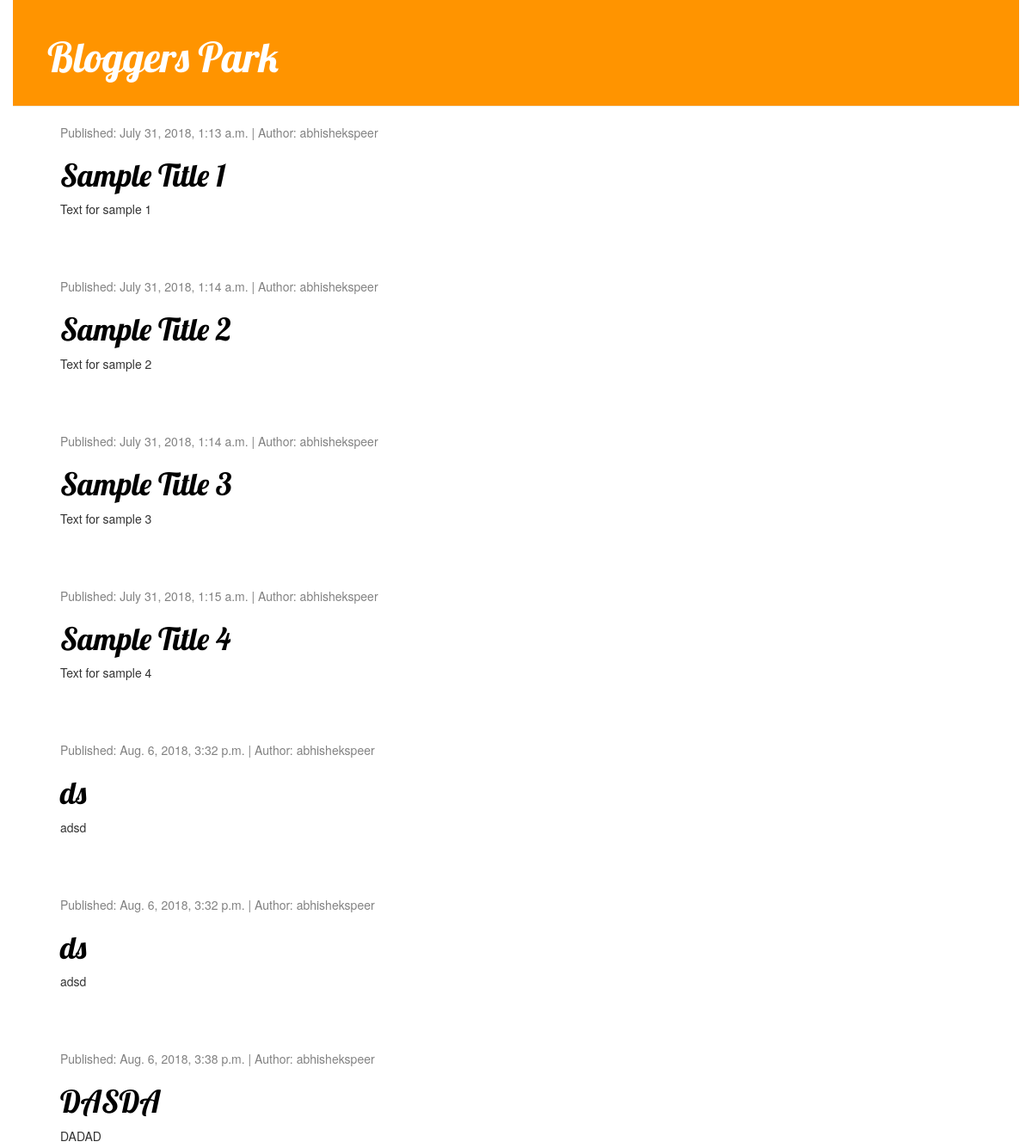
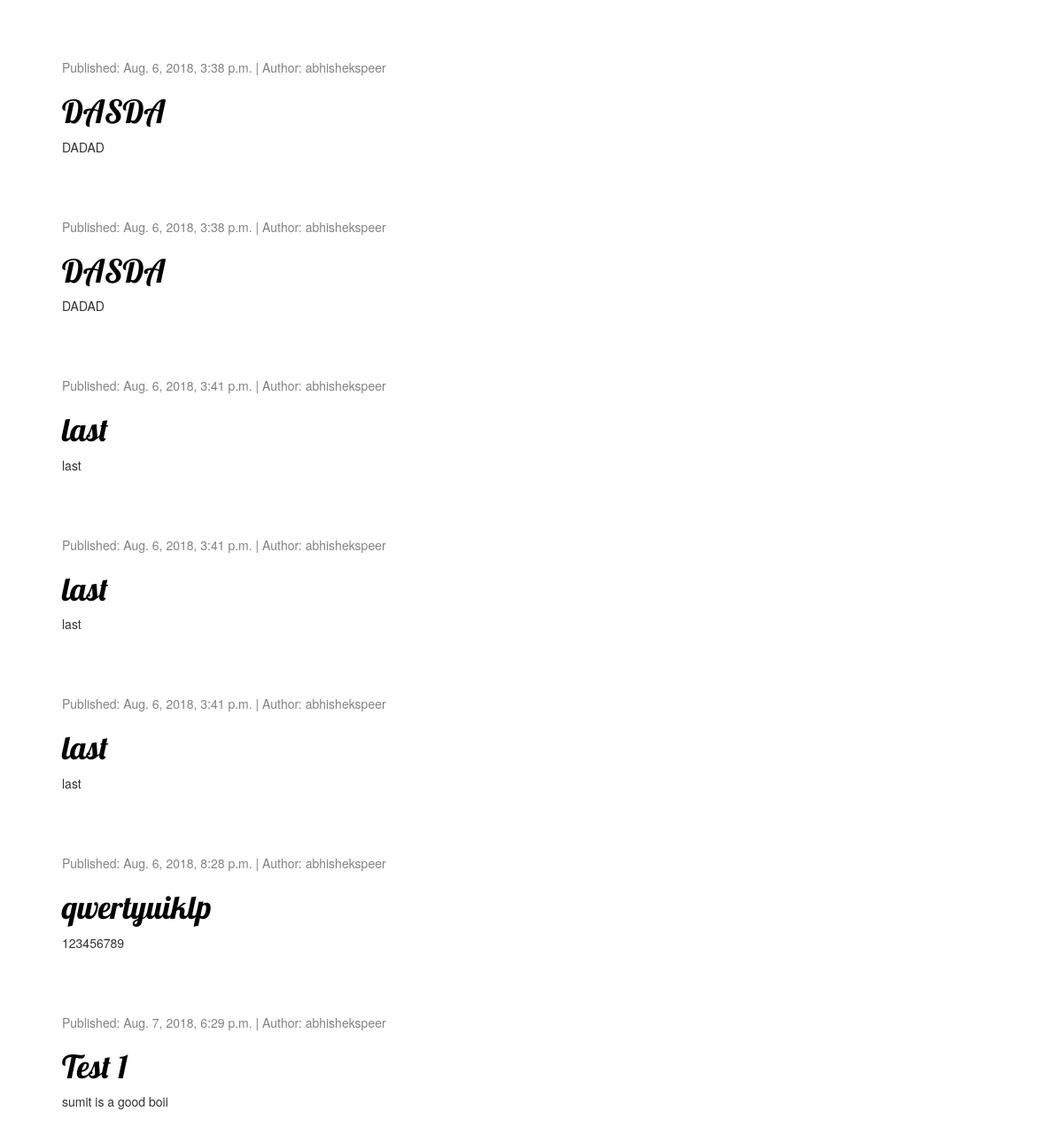
The app's page /, older data (2 pictures, top to bottom).
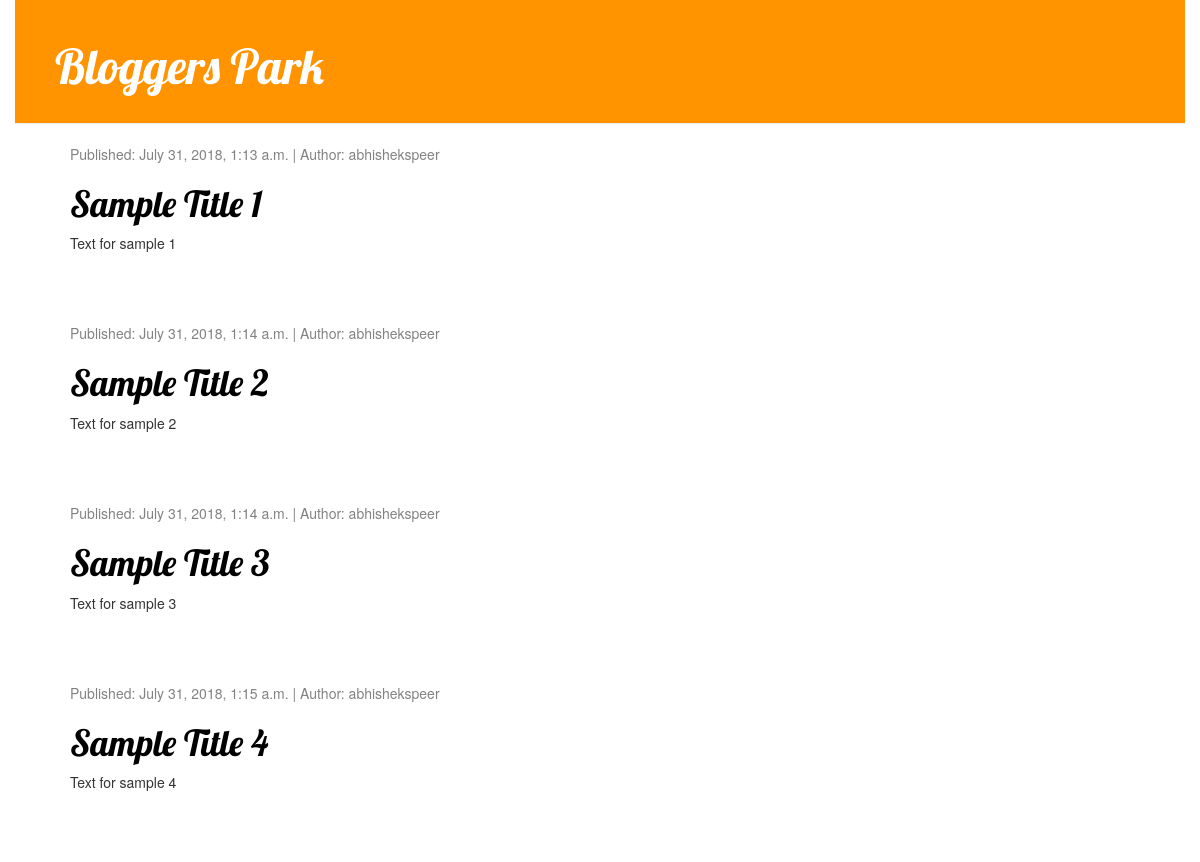
The same page, newer data.
### blog/models.py (models this page shows, shortened)
class Post(models.Model):
    author = models.ForeignKey('auth.User', on_delete=models.CASCADE) # Link to another model
    title = models.CharField(max_length = 200) # CharField for limited text
    text = models.TextField() # TextField for unlimited text
    created_date = models.DateTimeField(default=timezone.now) # DateTimeField for date and time
    published_date = models.DateTimeField(blank=True, null=True)

### blog/views.py (the view)
# urls.py: path('', views.post_list, name = "post_list"),
def post_list(request):
    posts = Post.objects.filter(published_date__lte=timezone.now()).order_by('published_date')
    return render(request, 'blog/post_list.html', {'posts': posts})

### blog/templates/blog/post_list.html
{% extends 'blog/base.html' %}
{% block content %}
    {% for post in posts %}
        <div class="post">
            <div class="date">
                <p>Published: {{ post.published_date }} | Author: {{ post.author.username }}</p>
            </div>
	    <h1><a href="{% url 'post_detail' pk=post.pk %}">{{ post.title }}</a></h1>
            <p>{{ post.text|linebreaksbr }}</p>
        </div>
    {% endfor %}
{% endblock %}

### blog/templates/blog/base.html (shortened to what this page needs)
{% load staticfiles %}
<html>
    <head>
        <link rel="stylesheet" href="//maxcdn.bootstrapcdn.com/bootstrap/3.2.0/css/bootstrap.min.css">
        <link rel="stylesheet" href="//maxcdn.bootstrapcdn.com/bootstrap/3.2.0/css/bootstrap-theme.min.css">
        <link rel="stylesheet" href= "{% static 'css/blog.css' %}" type="text/css"/>
    </head>
    <body>
        <div class="page-header">
          <h1><a href="/">Bloggers Park</a></h1>
        </div>
        <div class="content container">
          <div class="row">
            <div class="col-md-8">
              {% block content %}
              {% endblock %}
            </div>
          </div>
    </body>
</html>

### blog/static/css/blog.css (style rules this page uses)
body { padding-left: 15px; padding-right: 15px; }
h1 a { color: #FCA205; font-family: 'Lobster'; }
.page-header { background-color: #ff9400; margin-top: 0; padding: 20px 20px 20px 40px; }
.page-header h1, .page-header h1 a, .page-header h1 a:visited, .page-header h1 a:active { color: #ffffff; font-size: 36pt; text-decoration: none; }
.content { margin-left: 40px; }
h1, h2, h3, h4 { font-family: 'Lobster', cursive; }
.date { color: #828282; }
.post { margin-bottom: 70px; }
.post h1 a, .post h1 a:visited { color: #000000; }

Row changes from the older to the newer data that the page shows:
removed Post: published_date "Aug. 6, 2018, 3:32 p.m.", author.username "abhishekspeer", title "ds", text "adsd"
removed Post: published_date "Aug. 6, 2018, 3:32 p.m.", author.username "abhishekspeer", title "ds", text "adsd"
removed Post: published_date "Aug. 6, 2018, 3:38 p.m.", author.username "abhishekspeer", title "DASDA", text "DADAD"
removed Post: published_date "Aug. 6, 2018, 3:38 p.m.", author.username "abhishekspeer", title "DASDA", text "DADAD"
removed Post: published_date "Aug. 6, 2018, 3:38 p.m.", author.username "abhishekspeer", title "DASDA", text "DADAD"
removed Post: published_date "Aug. 6, 2018, 3:41 p.m.", author.username "abhishekspeer", title "last", text "last"
removed Post: published_date "Aug. 6, 2018, 3:41 p.m.", author.username "abhishekspeer", title "last", text "last"
removed Post: published_date "Aug. 6, 2018, 3:41 p.m.", author.username "abhishekspeer", title "last", text "last"
removed Post: published_date "Aug. 6, 2018, 8:28 p.m.", author.username "abhishekspeer", title "qwertyuiklp", text "123456789"
removed Post: published_date "Aug. 7, 2018, 6:29 p.m.", author.username "abhishekspeer", title "Test 1", text "sumit is a good boii"
